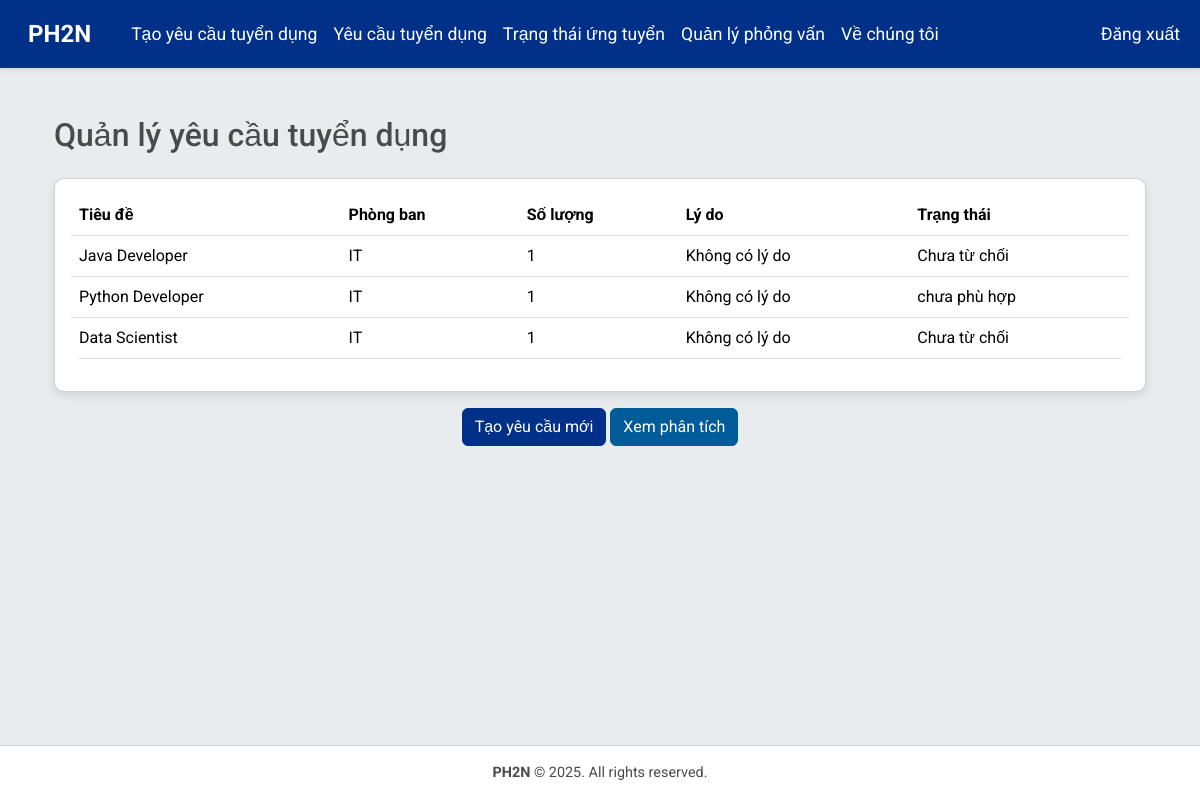
The app's page /jobs/job_requests/ (signed in) with its own data.
### jobs/models.py (models this page shows, shortened)
class JobRequest(models.Model):
    title = models.CharField(max_length=200)
    department = models.CharField(max_length=100)
    quantity = models.PositiveIntegerField(default=1)
    description = models.TextField()
    reason = models.TextField(blank=True, null=True)  # Cho phép null
    rejection_reason = models.TextField(blank=True, null=True)
    actionlog = models.TextField(blank=True, null=True)
    created_by = models.ForeignKey(CustomUser, on_delete=models.SET_NULL, null=True, blank=True)

### jobs/views.py (the view)
# urls.py: path('job_requests/', views.manage_job_requests, name='manage_job_requests'),
@login_required
def manage_job_requests(request):
    job_requests = JobRequest.objects.filter(created_by=request.user)
    return render(request, 'jobs/manage_job_requests.html', {'job_requests': job_requests})

### templates/jobs/manage_job_requests.html
{% extends 'base.html' %}
{% load django_bootstrap5 %}
{% block content %}
<div class="container mt-5">
    <h2 class="mb-4">Quản lý yêu cầu tuyển dụng</h2>
    <div class="card">
        <div class="card-body">
            <table class="table table-hover">
                <thead>
                    <tr>
                        <th>Tiêu đề</th>
                        <th>Phòng ban</th>
                        <th>Số lượng</th>
                        <th>Lý do</th>
                        <th>Trạng thái</th>
                    </tr>
                </thead>
                <tbody>
                    {% for job in job_requests %}
                    <tr>
                        <td>{{ job.title }}</td>
                        <td>{{ job.department }}</td>
                        <td>{{ job.quantity }}</td>
                        <td>{{ job.reason|default:"Không có lý do" }}</td>
                        <td>{{ job.rejection_reason|default:"Chưa từ chối" }}</td>
                    </tr>
                    {% empty %}
                    <tr><td colspan="5">Không có yêu cầu nào.</td></tr>
                    {% endfor %}
                </tbody>
            </table>
        </div>
    </div>
    <div class="mt-3 text-center mb-5">
        <a href="{% url 'jobs:create_job_request' %}" class="btn btn-primary">Tạo yêu cầu mới</a>
        <a href="{% url 'hr:recruitment_analytics' %}" class="btn btn-secondary">Xem phân tích</a>
    </div>
</div>
{% endblock %}

### static/css/style.css (style rules this page uses)
body { font-family: 'Roboto', sans-serif; background-color: #E8ECEF; margin: 0; display: flex; flex-direction: column; min-height: 100vh; }
.card { border-radius: 10px; box-shadow: 0 4px 8px rgba(0,0,0,0.1); transition: transform 0.2s; }
.btn-primary { background-color: #003087; border-color: #003087; }
.btn-secondary { background-color: #005B99; border-color: #005B99; }
.table { background-color: #FFFFFF; border-radius: 10px; overflow: hidden; }
h2, h3, h5 { color: #4A4A4A; }

### records on screen
JobRequest: title "Java Developer", department "IT", quantity "1", reason "Không có lý do", rejection_reason "Chưa từ chối"
JobRequest: title "Python Developer", department "IT", quantity "1", reason "Không có lý do", rejection_reason "chưa phù hợp"
JobRequest: title "Data Scientist", department "IT", quantity "1", reason "Không có lý do", rejection_reason "Chưa từ chối"
